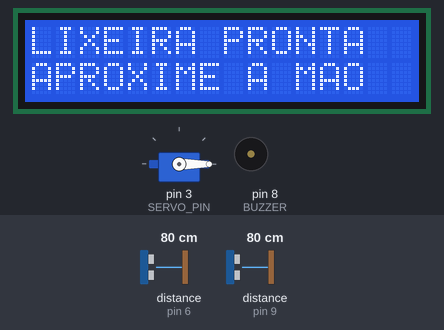
Recording of a sketch running on a simulated Arduino Uno, built with avr-gcc and run on an emulated ATmega328P. On the bench: servo, 16×2 character LCD, buzzer (waves = sounding). Wiring (inferred from the names in the program): 2 × ultrasonic range finder: trigger pin 2, echo pin 9 / trigger pin 7, echo pin 6. Inputs (shaded band) come from the test bench; at power-on: distance to the obstacle (sensors on pin 9, pin 6) 80 cm. The echo pulse lasts 58.3 µs per cm; what the sketch prints to the serial monitor is not drawn.

Above: at 3.3 s.
3.4 s: distance to the obstacle (sensor on pin 9) set to 2 cm
At 4.3 s:
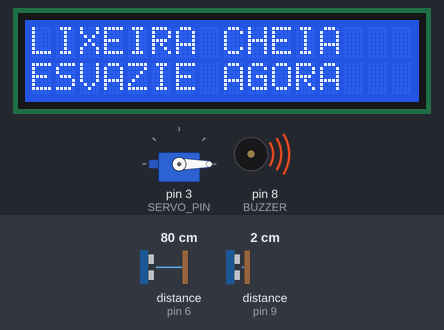
12.4 s: distance to the obstacle (sensor on pin 9) set to 60 cm
At 14.3 s:
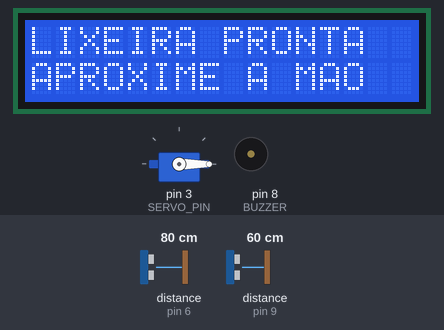
18.4 s: distance to the obstacle (sensor on pin 9) set to 4 cm
At 20.0 s:
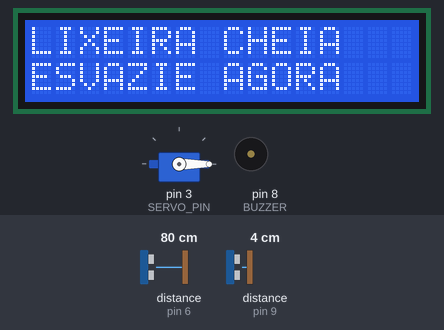
Timing chart, 0 to 22.4 s (numbered marks = the images above; inputs shaded):
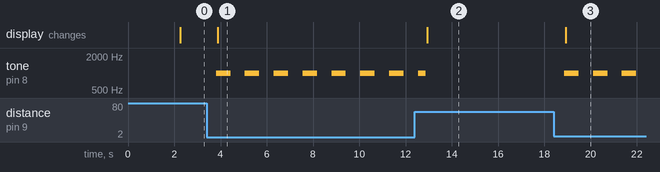

The sketch:

sketch_nov18a.ino
```cpp
#include <Servo.h>
#include <Wire.h>
#include <LiquidCrystal_I2C.h>

// Buzzer e servo
const int BUZZER = 8;
const int SERVO_PIN = 3;

// Sensor de abertura da tampa
const int TRIG_ABERTURA = 7;
const int ECHO_ABERTURA = 6;

// Sensor de lixeira cheia
const int TRIG_LIXEIRA_CHEIA = 2;
const int ECHO_LIXEIRA_CHEIA = 9;

// LCD I2C
LiquidCrystal_I2C lcd(0x27, 16, 2);

Servo tampa;

// Configuracoes
const float DISTANCIA_ABRIR = 30.0;
const float DISTANCIA_CHEIA = 5.0;
const float DISTANCIA_VAZIA = 8.0;

const int TAMPA_FECHADA = 0;
const int TAMPA_ABERTA = 90;

const unsigned long TEMPO_ABERTA = 3000;

// Estados
bool tampaEstaAberta = false;
bool aguardarRetirada = false;
bool lixeiraCheia = false;

int ultimaPosicaoServo = -1;

unsigned long momentoAbertura = 0;
unsigned long ultimaAlternanciaBuzzer = 0;
unsigned long ultimaLeituraSerial = 0;

bool buzzerLigado = false;

int leiturasMaoPerto = 0;
int leiturasParaCheia = 0;
int leiturasParaVazia = 0;

// Mede distancia com HC-SR04
float medirDistancia(int trig, int echo) {

  digitalWrite(trig, LOW);
  delayMicroseconds(2);

  digitalWrite(trig, HIGH);
  delayMicroseconds(10);

  digitalWrite(trig, LOW);

  unsigned long duracao = pulseIn(echo, HIGH, 25000UL);

  if (duracao == 0) {
    return -1;
  }

  return (duracao * 0.0343) / 2.0;
}

// Movimenta o servo somente quando a posicao muda
void moverTampa(int angulo) {

  if (ultimaPosicaoServo != angulo) {

    tampa.write(angulo);

    ultimaPosicaoServo = angulo;
  }
}

// Escreve mensagem no LCD
void escreverLinha(int linha, const char* mensagem) {

  lcd.setCursor(0, linha);
  lcd.print("                ");

  lcd.setCursor(0, linha);
  lcd.print(mensagem);
}

// Atualiza o estado da lixeira com leituras consecutivas
void atualizarLixeiraCheia(float distancia) {

  // Ignora leituras invalidas
  if (distancia <= 0) {
    return;
  }

  if (!lixeiraCheia) {

    if (distancia <= DISTANCIA_CHEIA) {

      leiturasParaCheia++;

      if (leiturasParaCheia >= 3) {

        lixeiraCheia = true;

        leiturasParaCheia = 0;
        leiturasParaVazia = 0;
      }

    } else {

      leiturasParaCheia = 0;
    }

  } else {

    if (distancia >= DISTANCIA_VAZIA) {

      leiturasParaVazia++;

      if (leiturasParaVazia >= 3) {

        lixeiraCheia = false;

        leiturasParaCheia = 0;
        leiturasParaVazia = 0;
      }

    } else {

      leiturasParaVazia = 0;
    }
  }
}

void setup() {

  Serial.begin(9600);

  // Sensores
  pinMode(TRIG_ABERTURA, OUTPUT);
  pinMode(ECHO_ABERTURA, INPUT);

  pinMode(TRIG_LIXEIRA_CHEIA, OUTPUT);
  pinMode(ECHO_LIXEIRA_CHEIA, INPUT);

  digitalWrite(TRIG_ABERTURA, LOW);
  digitalWrite(TRIG_LIXEIRA_CHEIA, LOW);

  // Buzzer
  pinMode(BUZZER, OUTPUT);

  // Servo
  tampa.attach(SERVO_PIN);
  moverTampa(TAMPA_FECHADA);

  // LCD
  lcd.init();
  lcd.backlight();

  escreverLinha(0, "LIXEIRA SMART");
  escreverLinha(1, "Iniciando...");

  Serial.println("LIXEIRA INTELIGENTE");
  Serial.println("------------------------------");

  delay(2000);
}

void loop() {

  // Leitura do sensor de abertura
  float distanciaMao = medirDistancia(
    TRIG_ABERTURA,
    ECHO_ABERTURA
  );

  // Evita interferencia entre sensores ultrassonicos
  delay(60);

  // Leitura do sensor de lixeira cheia
  float distanciaNivel = medirDistancia(
    TRIG_LIXEIRA_CHEIA,
    ECHO_LIXEIRA_CHEIA
  );

  unsigned long agora = millis();

  // Atualiza a deteccao de lixeira cheia
  atualizarLixeiraCheia(distanciaNivel);

  // PRIORIDADE: lixeira cheia
  if (lixeiraCheia) {

    moverTampa(TAMPA_FECHADA);

    tampaEstaAberta = false;
    aguardarRetirada = true;

    leiturasMaoPerto = 0;

    // Alerta sonoro intermitente
    if (agora - ultimaAlternanciaBuzzer >= 500) {

      ultimaAlternanciaBuzzer = agora;

      buzzerLigado = !buzzerLigado;

      if (buzzerLigado) {
        tone(BUZZER, 1000);
      } else {
        noTone(BUZZER);
      }
    }

    escreverLinha(0, "LIXEIRA CHEIA");
    escreverLinha(1, "ESVAZIE AGORA");

  } else {

    noTone(BUZZER);
    buzzerLigado = false;

    // Fecha a tampa depois de 3 segundos
    if (tampaEstaAberta &&
        agora - momentoAbertura >= TEMPO_ABERTA) {

      moverTampa(TAMPA_FECHADA);

      tampaEstaAberta = false;
      aguardarRetirada = true;

      leiturasMaoPerto = 0;
    }

    // Aguarda a retirada da mao
    if (aguardarRetirada) {

      if (distanciaMao <= 0 ||
          distanciaMao > DISTANCIA_ABRIR + 5) {

        aguardarRetirada = false;
      }

      leiturasMaoPerto = 0;
    }

    // Detecta a aproximacao da mao
    else if (!tampaEstaAberta) {

      if (distanciaMao > 0 &&
          distanciaMao <= DISTANCIA_ABRIR) {

        leiturasMaoPerto++;

        // Exige duas deteccoes consecutivas
        if (leiturasMaoPerto >= 2) {

          moverTampa(TAMPA_ABERTA);

          tampaEstaAberta = true;
          momentoAbertura = agora;

          leiturasMaoPerto = 0;
        }

      } else {

        leiturasMaoPerto = 0;
      }
    }

    // Atualiza o LCD
    if (tampaEstaAberta) {

      escreverLinha(0, "TAMPA ABERTA");
      escreverLinha(1, "PODE DESCARTAR");

    } else {

      escreverLinha(0, "LIXEIRA PRONTA");
      escreverLinha(1, "APROXIME A MAO");
    }
  }

  // Monitoramento no Monitor Serial
  if (agora - ultimaLeituraSerial >= 300) {

    ultimaLeituraSerial = agora;

    Serial.print("Sensor abertura: ");
    Serial.print(distanciaMao);

    Serial.print(" cm | Sensor lixo cheio: ");
    Serial.print(distanciaNivel);

    Serial.print(" cm | Estado: ");

    if (lixeiraCheia) {
      Serial.println("CHEIA");
    } else {
      Serial.println("NORMAL");
    }
  }

  delay(30);
}
```

Measured:
- after the input at 3.4 s, tone on pin 8 (BUZZER): alternates 1000 Hz for 0.62 s and silent for 0.62 s, starting after 0.41 s; the display: changes after 0.47 s (image 1)
- after the input at 12.4 s, the display: changes after 0.53 s (image 2)
- after the input at 18.4 s, tone on pin 8 (BUZZER): alternates 1000 Hz for 0.62 s and silent for 0.62 s, starting after 0.46 s; the display: changes after 0.52 s (image 3)
